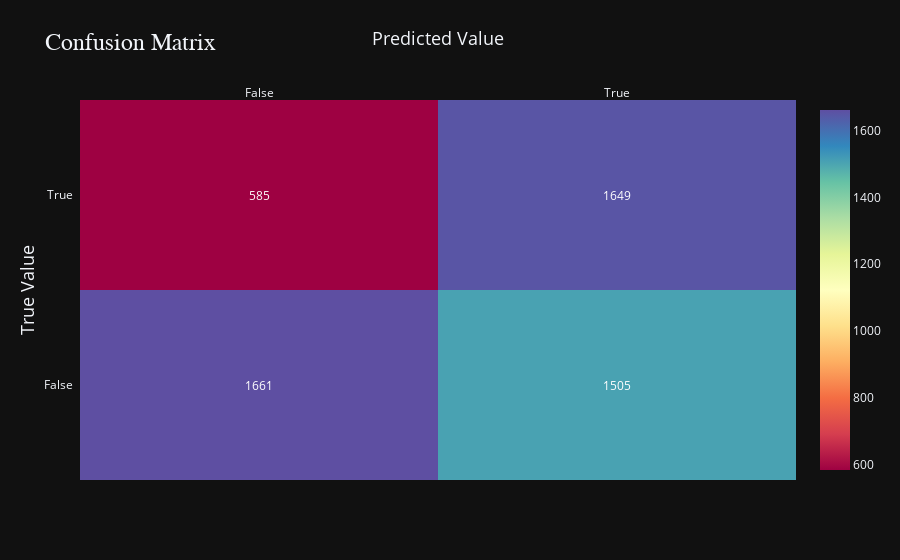

Notebook source saved alongside this figure:
### Code cell
model_evaluation(y_test,y_pred)

### Figure 1 — Plotly figure (JSON) as saved in the notebook; plotly's stock layout.template omitted (floating-point values rounded to 4 significant figures)
{"data": [{"colorscale": [[0, "rgb(158,1,66)"], [0.1, "rgb(213,62,79)"], [0.2, "rgb(244,109,67)"], [0.3, "rgb(253,174,97)"], [0.4, "rgb(254,224,139)"], [0.5, "rgb(255,255,191)"], [0.6, "rgb(230,245,152)"], [0.7, "rgb(171,221,164)"], [0.8, "rgb(102,194,165)"], [0.9, "rgb(50,136,189)"], [1, "rgb(94,79,162)"]], "reversescale": false, "showscale": true, "type": "heatmap", "x": ["False", "True"], "y": ["False", "True"], "z": [[1661, 1505], [585, 1649]]}], "layout": {"annotations": [{"font": {"color": "#FFFFFF"}, "showarrow": false, "text": "1661", "x": "False", "xref": "x", "y": "False", "yref": "y"}, {"font": {"color": "#FFFFFF"}, "showarrow": false, "text": "1505", "x": "True", "xref": "x", "y": "False", "yref": "y"}, {"font": {"color": "#FFFFFF"}, "showarrow": false, "text": "585", "x": "False", "xref": "x", "y": "True", "yref": "y"}, {"font": {"color": "#FFFFFF"}, "showarrow": false, "text": "1649", "x": "True", "xref": "x", "y": "True", "yref": "y"}], "title": {"font": {"family": "Merriweather", "size": 24}, "text": "Confusion Matrix"}, "xaxis": {"dtick": 1, "gridcolor": "rgb(0, 0, 0)", "side": "top", "ticks": "", "title": {"font": {"family": "open sans", "size": 18}, "text": "Predicted Value"}}, "yaxis": {"dtick": 1, "ticks": "", "ticksuffix": "  ", "title": {"font": {"family": "open sans", "size": 18}, "text": "True Value"}}}}
